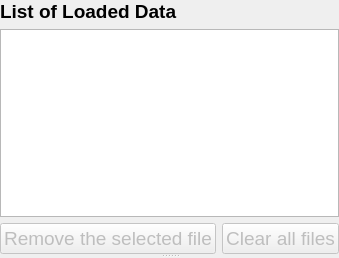
     <widget class="QSplitter" name="splitter">
      <property name="orientation">
       <enum>Qt::Vertical</enum>
      </property>
      <widget class="QWidget" name="layoutWidget">
       <layout class="QGridLayout" name="List_GLayout">
        <item row="0" column="0" colspan="2">
         <widget class="QLabel" name="loaded_selectedfiles_label">
          <property name="sizePolicy">
           <sizepolicy hsizetype="Preferred" vsizetype="Maximum">
            <horstretch>0</horstretch>
            <verstretch>0</verstretch>
           </sizepolicy>
          </property>
          <property name="font">
           <font>
            <pointsize>14</pointsize>
            <weight>75</weight>
            <bold>true</bold>
           </font>
          </property>
          <property name="text">
           <string>List of Loaded Data</string>
          </property>
         </widget>
        </item>
        <item row="2" column="1">
         <widget class="QPushButton" name="loaded_clear_files_button">
          <property name="enabled">
           <bool>false</bool>
          </property>
          <property name="sizePolicy">
           <sizepolicy hsizetype="Preferred" vsizetype="Maximum">
            <horstretch>0</horstretch>
            <verstretch>0</verstretch>
           </sizepolicy>
          </property>
          <property name="font">
           <font>
            <pointsize>14</pointsize>
           </font>
          </property>
          <property name="text">
           <string>Clear all files</string>
          </property>
         </widget>
        </item>
        <item row="1" column="0" colspan="2">
         <widget class="QListWidget" name="loaded_selected_files_list">
          <property name="sizePolicy">
           <sizepolicy hsizetype="Preferred" vsizetype="Preferred">
            <horstretch>0</horstretch>
            <verstretch>0</verstretch>
           </sizepolicy>
          </property>
          <property name="minimumSize">
           <size>
            <width>0</width>
            <height>0</height>
           </size>
          </property>
          <property name="font">
           <font>
            <pointsize>14</pointsize>
            <italic>true</italic>
           </font>
          </property>
          <property name="dragDropMode">
           <enum>QAbstractItemView::DragDrop</enum>
          </property>
         </widget>
        </item>
        <item row="2" column="0">
         <widget class="QPushButton" name="loaded_remove_file_button">
          <property name="enabled">
           <bool>false</bool>
          </property>
          <property name="sizePolicy">
           <sizepolicy hsizetype="Preferred" vsizetype="Maximum">
            <horstretch>0</horstretch>
            <verstretch>0</verstretch>
           </sizepolicy>
          </property>
          <property name="font">
           <font>
            <pointsize>14</pointsize>
           </font>
          </property>
          <property name="text">
           <string>Remove the selected file</string>
          </property>
         </widget>
        </item>
       </layout>
      </widget>
      <widget class="QWidget" name="layoutWidget">
       <layout class="QVBoxLayout" name="Figure_Layout_Montage"/>
      </widget>
     </widget>
